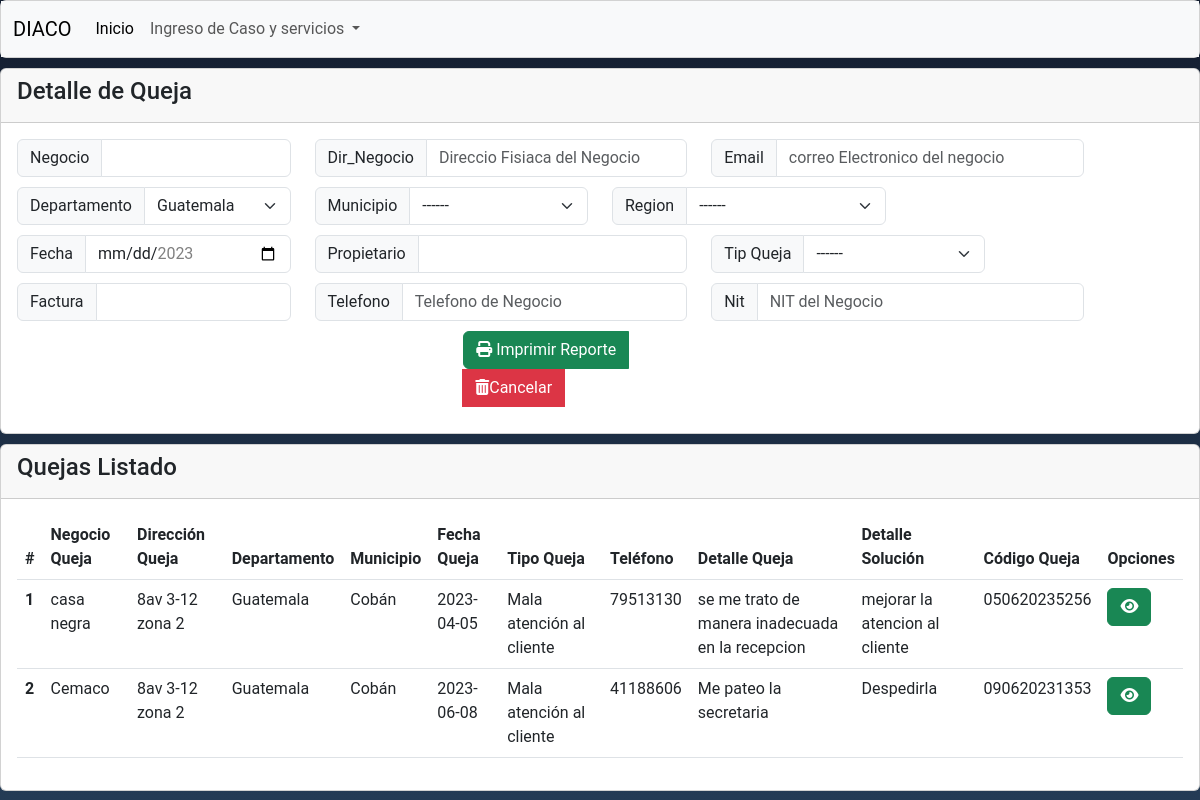
Screenshot of /QuejasLista.php with the database file from the repository.
### tables this page shows
CREATE TABLE `tb_queja` (
  `id_queja` int(11) NOT NULL,
  `NegocioQueja` varchar(50) NOT NULL,
  `Dirqueja` varchar(25) NOT NULL,
  `EmailQueja` varchar(30) NOT NULL,
  `Departamento` varchar(20) NOT NULL,
  `Municipio` varchar(20) NOT NULL,
  `Region` varchar(20) NOT NULL,
  `Fecha_queja` date NOT NULL,
  `Propietario` varchar(20) NOT NULL,
  `Tip_queja` varchar(20) NOT NULL,
  `Factura` varchar(25) NOT NULL,
  `Telefono` varchar(25) NOT NULL,
  `NIT` varchar(25) NOT NULL,
  `Detalle_queja` varchar(5000) NOT NULL,
  `Detalle_solucion` varchar(5000) NOT NULL,
  `ccod_queja` varchar(50) NOT NULL
);

CREATE TABLE `tb_departamentos` (
  `id_departamento` int(11) NOT NULL,
  `Departamento` varchar(50) NOT NULL,
  `ccod_Depa` varchar(50) NOT NULL,
  `Cod_region` varchar(50) NOT NULL
);

CREATE TABLE `bd_municipio` (
  `id_municipio` int(11) NOT NULL,
  `municipio` varchar(50) NOT NULL,
  `cod_muni` varchar(50) NOT NULL,
  `ccod_Depa` varchar(50) NOT NULL
);

CREATE TABLE `tb_tip_queja` (
  `id_queja` int(11) NOT NULL,
  `Ctip_queja` varchar(50) NOT NULL,
  `ccodQueja` varchar(5) NOT NULL
);

### QuejasLista.php (the view, shortened to what this page needs)
<?php
    include './php/conexion_be.php';
    $consu = mysqli_query($conexion, "SELECT `id_departamento`, `Departamento`, `ccod_Depa` FROM `tb_departamentos`");
?>
<!DOCTYPE html>
<html lang="en">
<head>
    <link rel="stylesheet" href="assets/css/estilos.css">
    <link rel="stylesheet" href="css/normalize.css">
    <link href="https://cdn.jsdelivr.net/npm/bootstrap@5.3.0-alpha1/dist/css/bootstrap.min.css" rel="stylesheet"
>
</head>
<body>
    <div class="card crdbody">
        <nav class="navbar navbar-expand-lg navbar-light bg-light">
            <div class="container-fluid">
                <a class="navbar-brand" href="#">DIACO</a>
                <div class="collapse navbar-collapse" id="navbarSupportedContent">
                    <ul class="navbar-nav me-auto mb-2 mb-lg-0">
                        <li class="nav-item">
                            <a class="nav-link active" aria-current="page" href="DiacoInicio.php">Inicio</a>
                        </li>
                        <li class="nav-item dropdown">
                            <a class="nav-link dropdown-toggle" href="#" id="navbarDropdown" role="button"
                                data-bs-toggle="dropdown" aria-expanded="false">
                                Ingreso de Caso y servicios
                            </a>
                        </li>
                    </ul>
                </div>
            </div>
        </nav>
    </div>
    <form action="php/Reportes_fpdf/Repo.php" method="POST" class="formulario__queja">
        <div class="card crdbody">
            <div class="card-header">
                <h4>Detalle de Queja</h4>
            </div>
            <div class="card-body">
                <div class="row crdbody">
                    <div class="form-group col-sm-3">
                        <div class="input-group">
                            <span class="input-group-text">Negocio</span>
                            <input type="text" class="form-control" id="Nego" name="Negocio" readonly>
                        </div>
                    </div>
                    <div class="form-group col-sm-4">
                        <div class="input-group">
                            <span class="input-group-text">Dir_Negocio</span>
                            <input type="text" class="form-control" id="codcre"
                                placeholder="Direccio Fisiaca del Negocio" name="Dir_Negocio" readonly>
                        </div>
                    </div>
                    <div class="form-group col-sm-4">
                        <div class="input-group">
                            <span class="input-group-text">Email</span>
                            <input type="email" class="form-control" id="email"
                                placeholder="correo Electronico del negocio" name="Email" readonly>
                        </div>
                    </div>
                </div>
                <div class="row crdbody">
                    <div class="form-group col-sm-3">
                        <div class="input-group">
                            <span class="input-group-text">Departamento</span>
                            <select name="Departamento" id="dep" class="form-select">
                                <?php while($datos = mysqli_fetch_array($consu)) { ?>
                                <option value="<?php echo $datos['id_departamento']; ?>">
                                    <?php echo $datos['Departamento']; ?></option>
                                <?php } ?>
                            </select>
                        </div>
                    </div>
                    <div class="form-group col-sm-3">
                        <div class="input-group">
                            <span class="input-group-text">Municipio</span>
                            <select id="mun" name="Municipio" class="form-select">
                                <option selected>------</option>
                            </select>
                        </div>
                    </div>
                    <div class="form-group col-sm-3">
                        <div class="input-group">
                            <span class="input-group-text">Region</span>
                            <select id="reg" name="Region" class="form-select">
                                <option selected>------</option>
                            </select>
                        </div>
                    </div>
                </div>
                <div class="row crdbody">
                    <div class="form-group col-sm-3">
                        <div class="input-group">
                            <span class="input-group-text">Fecha</span>
                            <input type="date" class="form-control" id="fecha" name="Fecha" min="2023-01-01"
                                max="<?php echo date('Y-m-d'); ?>" required>
                        </div>
                    </div>
                    <div class="form-group col-sm-4">
                        <div class="input-group">
                            <span class="input-group-text">Propietario</span>
                            <input type="text" class="form-control" id="pro" name="Propietario" require>
                        </div>
                    </div>
                    <div class="form-group col-sm-3">
                        <div class="input-group">
                            <span class="input-group-text">Tip Queja</span>
                            <select id="Mon" name="Tip_Queja" class="form-select">
                                <option selected>------</option>
                            </select>
                        </div>
                    </div>
                </div>
                <div class="row crdbody">
                    <div class="form-group col-sm-3">
                        <div class="input-group">
                            <span class="input-group-text">Factura</span>
                            <input type="text" class="form-control" name="Factura" id="codfatura" required>
                        </div>
                    </div>
                    <div class="form-group col-sm-4">
                        <div class="input-group">
                            <span class="input-group-text">Telefono</span>
                            <input type="text" class="form-control" id="tel" placeholder="Telefono de Negocio"
                                name="Telefono" value="" readonly>
                        </div>
                    </div>
                    <div class="form-group col-sm-4">
                        <div class="input-group">
                            <span class="input-group-text">Nit</span>
                            <input type="text" class="form-control" placeholder="NIT del Negocio" name="Nit" required>
                        </div>
                    </div>
                </div>
                <div class="row crdbody justify-content-center">
                    <div class="col-sm-3">
                        <div class="input-group">
                            <button class="btn btn-success me-2"
                                onclick="window.open('php/Reportes_fpdf/repo.php', '_blank')">
                                <i class="fa-solid fa-print"></i> Imprimir Reporte
                            </button>
                            <button class="btn btn-danger" onclick="reloadPage()"><i
                                    class="fas fa-trash-alt"></i>Cancelar</button>
                        </div>
                    </div>
                </div>
            </div>
        </div>
    </form>
    <div class="card crdbody">
    <div class="card-header">
        <h4>Quejas Listado</h4>
    </div>
    <div class="card-body">
        <table class="table">
            <thead>
                <tr>
                    <th scope="col">#</th>
                    <th scope="col">Negocio Queja</th>
                    <th scope="col">Dirección Queja</th>
                    <th scope="col">Departamento</th>
                    <th scope="col">Municipio</th>
                    <th scope="col">Fecha Queja</th>
                    <th scope="col">Tipo Queja</th>
                    <th scope="col">Teléfono</th>
                    <th scope="col">Detalle Queja</th>
                    <th scope="col">Detalle Solución</th>
                    <th scope="col">Código Queja</th>
                    <th scope="col">Opciones</th>
                </tr>
            </thead>
            <tbody>
                <?php
                $consulta = mysqli_query($conexion, "SELECT id_queja,NegocioQueja,Dirqueja,EmailQueja,Departamento,Municipio,Region,Fecha_queja,Tip_queja,Factura,Telefono,NIT,Detalle_queja,Detalle_solucion,ccod_queja FROM `tb_queja`;");
                while ($re = mysqli_fetch_array($consulta, MYSQLI_NUM)) {
                    echo '
                    <tr>
                        <th scope="row">' . $re[0] . '</th>
                        <td>' . $re[1] . '</td>
                        <td>' . $re[2] . '</td>
                        <td>' . obtenerNombreDepartamento($re[4]) . '</td>
                        <td>' . obtenerNombreMunicipio($re[5]) . '</td>
                        <td>' . $re[7] . '</td>
                        <td>' . obtenerNombreTipoNegocio($re[8]) . '</td>
                        <td>' . $re[10] . '</td>
                        <td>' . $re[12] . '</td>
                        <td>' . $re[13] . '</td>
                        <td>' . $re[14] . '</td>
                        <td>
                            <button type="button" class="btn btn-success" onclick="ImpirmirQueja(' . $re[0] . ', \'' . $re[1] . '\', \'' . $re[2] . '\', \'' . $re[3] . '\', \'' . $re[4] . '\', \'' . $re[5] . '\', \'' . $re[6] . '\')">
                            <i class="fa-solid fa-eye"></i>
                            </button>
                        </td>
                    </tr>';
                }
                        function obtenerNombreTipoNegocio($id)
                        {
                    global $conexion;
                    $consulta = mysqli_query($conexion, "SELECT `Ctip_queja` FROM `tb_tip_queja` WHERE `id_queja` = '$id'");
                    $resultado = mysqli_fetch_array($consulta);
                    return $resultado[0];
                        }
                        function obtenerNombreDepartamento($id)
                        {
                    global $conexion;
                    $consulta = mysqli_query($conexion, "SELECT `Departamento` FROM `tb_departamentos` WHERE `id_departamento` = '$id'");
                    $resultado = mysqli_fetch_array($consulta);
                    return $resultado[0];
                        }
                        function obtenerNombreMunicipio($id)
                        {
                    global $conexion;
                    $consulta = mysqli_query($conexion, "SELECT `municipio` FROM `bd_municipio` WHERE `id_municipio` = '$id'");
                    $resultado = mysqli_fetch_array($consulta);
                    return $resultado[0];
                        }
                ?>
            </tbody>
        </table>
    </div>
</div>
</body>
</html>

### assets/css/estilos.css (style rules this page uses)
* { margin: 0; padding: 0; box-sizing: border-box; text-decoration: none; font-family: 'Roboto', sans-serif; }
body { background-image: url(../images/bg4.jpg); background-size: cover; background-repeat: no-repeat; background-position: center; background-attachment: fixed; }
.crdbody { margin-bottom: 10px; }

### rows the page displays
tb_queja: id_queja "1", NegocioQueja "casa negra", Dirqueja "8av 3-12 zona 2", Departamento.Departamento "Guatemala", Municipio.municipio "Cobán", Fecha_queja "2023-04-05", Tip_queja.Ctip_queja "Mala atención al cliente", Telefono "79513130", Detalle_queja "se me trato de manera inadecuada en la recepcion", Detalle_solucion "mejorar la atencion al cliente", ccod_queja "050620235256"
tb_queja: id_queja "2", NegocioQueja "Cemaco", Dirqueja "8av 3-12 zona 2", Departamento.Departamento "Guatemala", Municipio.municipio "Cobán", Fecha_queja "2023-06-08", Tip_queja.Ctip_queja "Mala atención al cliente", Telefono "41188606", Detalle_queja "Me pateo la secretaria", Detalle_solucion "Despedirla", ccod_queja "090620231353"

### other values shown
form field Departamento "Guatemala"
